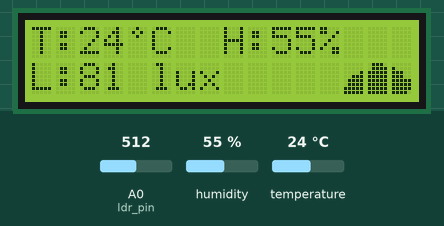
Simulated run of this sketch. Board: ESP8266 (NodeMCU). Parts: 16×2 character LCD. The test bench sets the inputs (shaded band); at power-on: A0 (ldr_pin) = 512, humidity 55 %, temperature 24 °C. WiFi joins after 1.5 s; servers stay silent unless stated; no MQTT or app messages arrive unless stated; what the sketch prints to the serial monitor is not drawn.

Above: at 1.2 s.
1.3 s: A0 (ldr_pin) set to 1011
At 11.1 s:
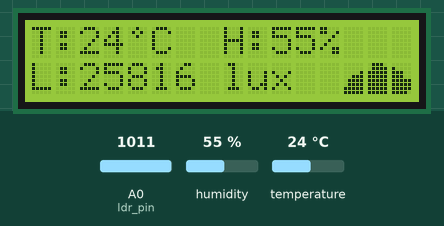
11.7 s: A0 (ldr_pin) set to 1023
At 20.8 s:
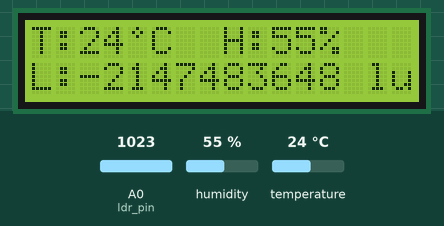
21.8 s: humidity set to 22 %
At 31.5 s:
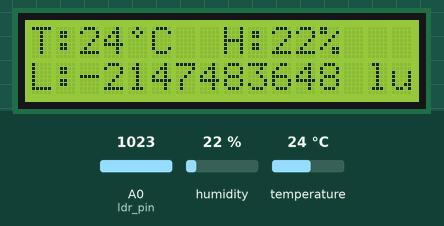
31.8 s: temperature set to 12 °C
At 41.5 s:
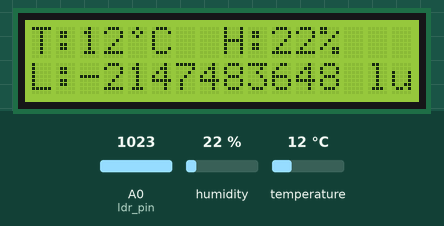
41.9 s: humidity set to 40 %
At 51.3 s:
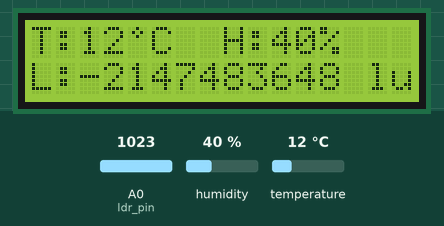
51.9 s: A0 (ldr_pin) set to 900
At 60.8 s:
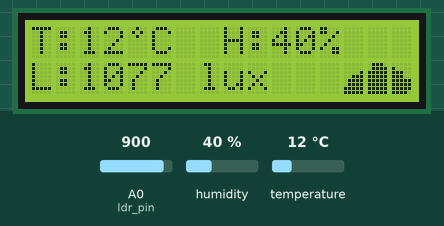
Timing chart, 0 to 62.3 s (numbered marks = the images above; inputs shaded):
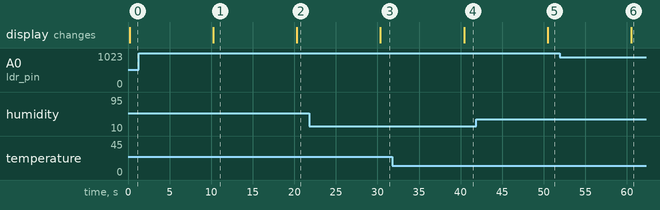

The sketch:

esp8266_firmware.ino
```cpp
/************************* LIBRARIES */
#include <ESP8266WiFi.h>
#include "Adafruit_MQTT.h"
#include "Adafruit_MQTT_Client.h"
#include <LiquidCrystal_I2C.h>
#include <Wire.h>
#include <SimpleDHT.h>

/************************* GLOBAL CONSTANTS */
#define dht11_pin 0
#define ldr_pin A0
#define scl_pin 5
#define sda_pin 4
#define R 1.0 // Valor de la resistencia en serie en kilos.

/************************* GLOBAL VARIABLES */
bool connection = true;

/************************* NETWORK */
#define WLAN_SSID "MotoJG"
#define WLAN_PASS "hotpass99"

/************************* ADAFRUIT SETUP */
#define AIO_SERVER "io.adafruit.com"
#define AIO_SERVERPORT 1883
#define AIO_USERNAME "Jonitox"
#define AIO_KEY "aio_Fgbv19lP3JqIMXEWN5DACle5OpHN"

/************************* GLOBAL STATE */
WiFiClient client;
Adafruit_MQTT_Client mqtt(&client, AIO_SERVER, AIO_SERVERPORT, AIO_USERNAME, AIO_USERNAME, AIO_KEY);

/************************* ADAFRUIT PUBLISH */
Adafruit_MQTT_Publish Temperature = Adafruit_MQTT_Publish(&mqtt, AIO_USERNAME "/feeds/Temperature");
Adafruit_MQTT_Publish Humidity = Adafruit_MQTT_Publish(&mqtt, AIO_USERNAME "/feeds/Humidity");
Adafruit_MQTT_Publish Illuminance = Adafruit_MQTT_Publish(&mqtt, AIO_USERNAME "/feeds/Illuminance");

/************************* HARDWARE CONFIGURATION */
SimpleDHT11 dht11(dht11_pin);
LiquidCrystal_I2C lcd(0x27, 16, 2);

/************************* LCD CHARACTERS */
byte degree_char[] = {
  B00100,
  B01010,
  B00100,
  B00000,
  B00000,
  B00000,
  B00000,
  B00000
};
byte cloud1_char[] = {
  B00000,
  B00000,
  B00001,
  B00111,
  B01111,
  B01111,
  B11111,
  B11111
};
byte cloud2_char[] = {
  B01110,
  B01111,
  B11111,
  B11111,
  B11111,
  B11111,
  B11111,
  B11111
};
byte cloud3_char[] = {
  B00000,
  B10000,
  B11100,
  B11100,
  B11111,
  B11111,
  B11111,
  B11110
};

/************************* SETUP */
void setup() {
  Serial.begin(115200);
  WiFi.begin(WLAN_SSID, WLAN_PASS);
  Wire.begin(sda_pin, scl_pin);
  lcd.begin();
  lcd.createChar(0, degree_char);
  lcd.createChar(1, cloud1_char);
  lcd.createChar(2, cloud2_char);
  lcd.createChar(3, cloud3_char);
}

/************************* LOOP */
void loop() {
  /*
     VARIABLES
  */
  byte humidity = 0;
  byte temperature = 0;
  int lux; // Intensidad de luz.

  /*
     CONNECTION
  */
  MQTT_connect();
  if (! mqtt.ping()) {
    mqtt.disconnect();
  }

  /*
     TEMPERATURE AND HUMIDITY
  */
  dht11.read(&temperature, &humidity, NULL);
  Serial.print((int)temperature); Serial.print(" *C, ");
  Serial.print((int)humidity); Serial.println(" H");

  /*
     ILLUMINANCE
  */
  lux = CalcIlluminance();
  Serial.println(lux);

  /*
     LCD
  */
  PrintLcd(temperature, humidity, lux);

  /*
     PUBLISH
  */
  if (! Temperature.publish((int)temperature))
    Serial.println(F("Failed"));
  if (! Humidity.publish((int)humidity))
    Serial.println(F("Failed"));
  if (! Illuminance.publish(lux))
    Serial.println(F("Failed"));

  delay(10000);
}

/************************* FUNCTIONS */
void MQTT_connect() {
  int8_t ret;
  if (mqtt.connected()) {
    connection = true;
    return;
  }
  uint8_t retries = 3;
  while ((ret = mqtt.connect()) != 0) {
    mqtt.disconnect();
    delay(10000);
    retries--;
    if (retries == 0) {
      connection = false;
      return;
    }
  }
}

int CalcIlluminance() {
  int tension = analogRead(ldr_pin); // Lectura de la señal.
  float valorLDR = ( (1023 * R) / tension) - R;// Encuentra resistencia de LDR.
  //lux = 800.69 * pow(valorLDR, -1.283); //Calcula intensidad luminosa en lx
  // Envia informacion por serie al monitor serial
  return 10.0 * pow(valorLDR / 5.0, -1.3); //Calcula intensidad luminosa en lx
}

void PrintLcd(byte temperature, byte humidity, int lux) {
  lcd.clear();      // limpia pantalla
  if (connection) {
    lcd.setCursor(13, 1);
    lcd.write(byte(1));
    lcd.write(byte(2));
    lcd.write(byte(3));
  }
  else {
    lcd.setCursor(9, 1);    // ubica cursor en columna 0 y linea 0
    lcd.print("OFFLINE");  // escribe el texto
  }
  lcd.setCursor(0, 0);    // ubica cursor en columna 0 y linea 0
  lcd.print("T:");  // escribe el texto
  lcd.print(temperature);
  lcd.write(byte(0));
  lcd.print("C");
  lcd.setCursor(8, 0);
  lcd.print("H:");
  lcd.print(humidity);
  lcd.print("%");
  lcd.setCursor(0, 1);
  lcd.print("L:");
  lcd.print(lux);
  lcd.print(" lux");
}
```

Measured:
- the behaviour switches between 1022 and 1023 on A0 (ldr_pin) (found by bisection; images 1 and 2)
- after the input at 1.3 s, the display: changes after 8.9 s (image 1)
- after the input at 11.7 s, the display: changes after 8.6 s (image 2)
- after the input at 21.8 s, the display: changes after 8.6 s (image 3)
- after the input at 31.8 s, the display: changes after 8.6 s (image 4)
- after the input at 41.9 s, the display: changes after 8.6 s (image 5)
- after the input at 51.9 s, the display: changes after 8.6 s (image 6)
